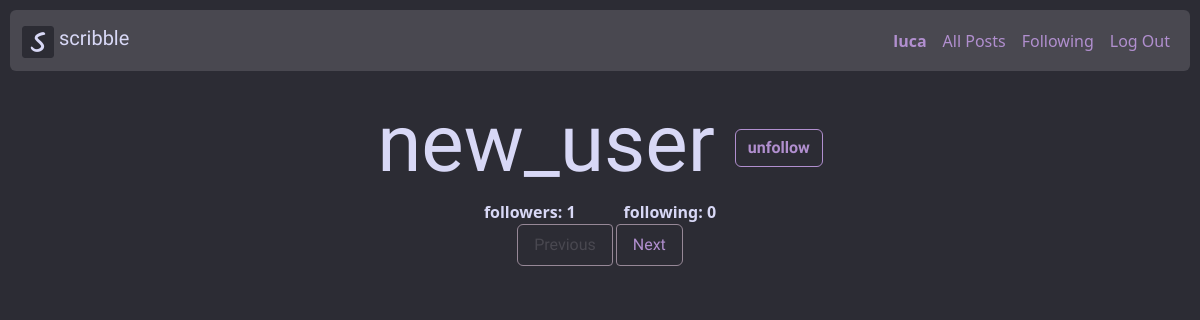
Before: /profile/3 (signed in) with the older database file.
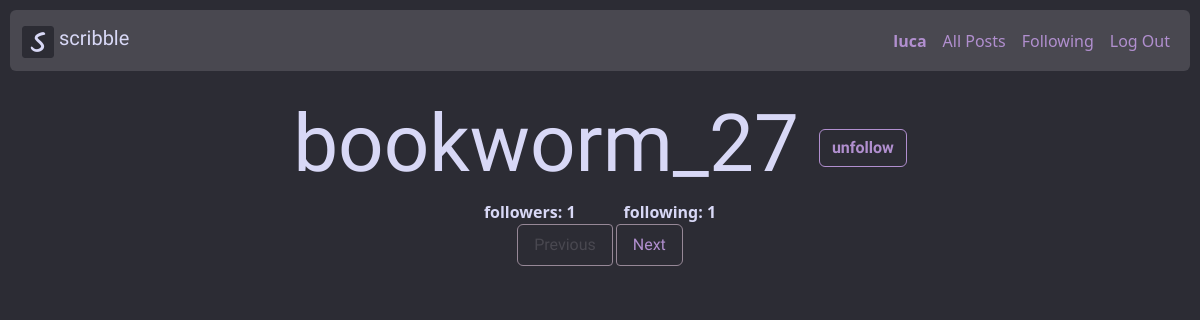
After: the same page with the newer database file.
### network/models.py (models this page shows)
class User(AbstractUser):
    pass

### network/views.py (the view)
# urls.py: path("profile/<int:owner_id>", views.profile, name="profile"),
def profile(request, owner_id):
    owner_name = User.objects.get(pk=owner_id)
    user_posts = Post.objects.filter(owner=owner_id)
    user_posts = user_posts.order_by('-time')
    followers = Follow.objects.filter(following=owner_id).count()
    following = Follow.objects.filter(follower=owner_id).count()
    try:
        follower_user = request.user.id  # User's ID from authentication
        follower_user_obj = User.objects.get(id=follower_user)
        existing_follow = Follow.objects.filter(follower=follower_user_obj, following=owner_name).first()
    except User.DoesNotExist:
        existing_follow = False
    return render(request, "network/profile.html", {
        "owner_id": owner_id,
        "owner_name": owner_name,
        "followers": followers,
        "following": following,
        "user_posts": user_posts,
        "follow_exists": existing_follow
        })

### network/templates/network/profile.html (shortened to what this page needs)
{% extends "network/layout.html" %}
{% block body %}
<div class="flex-container">
    <div class="margin-for-flex">
        <h1 class="scrib-font">{{ owner_name }}</h1>
    </div>
    <div class="margin-for-flex">
        {% if user.is_authenticated %}
        <form method="post" action="#">
            <button id="{{ owner_id }}" type="submit" value="follow" class="btn scrib-font follow-btn {% if follow_exists %}btn-outline-primary{% else %}btn-primary{% endif %}">
                {% if follow_exists %}unfollow{% else %}follow{% endif %}
            </button>
        </form>
        {% endif %}
    </div>
</div>
<div class="ms-5 flex-container">
    <span id="followers" class="me-5"><strong>followers: {{ followers }} </strong></span><span id="following" class="me-5"><strong>following: {{ following }} </strong></span>
</div>
{% if user.is_authenticated %}
<nav aria-label="...">
    <ul class="pagination">
        <li class="page-item disabled" id="prev-page">
            <a class="page-link" href="#" id="prev-link">Previous</a>
        </li>
        <li class="page-item" id="next-page">
            <a class="page-link" href="#" id="next-link">Next</a>
        </li>
    </ul>
</nav>
{% endif %}
{% endblock %}

Changed rows visible on the page:
changed User: username "new_user" → "bookworm_27"
Other visible differences:
{{ following }}: "0" → "1"
